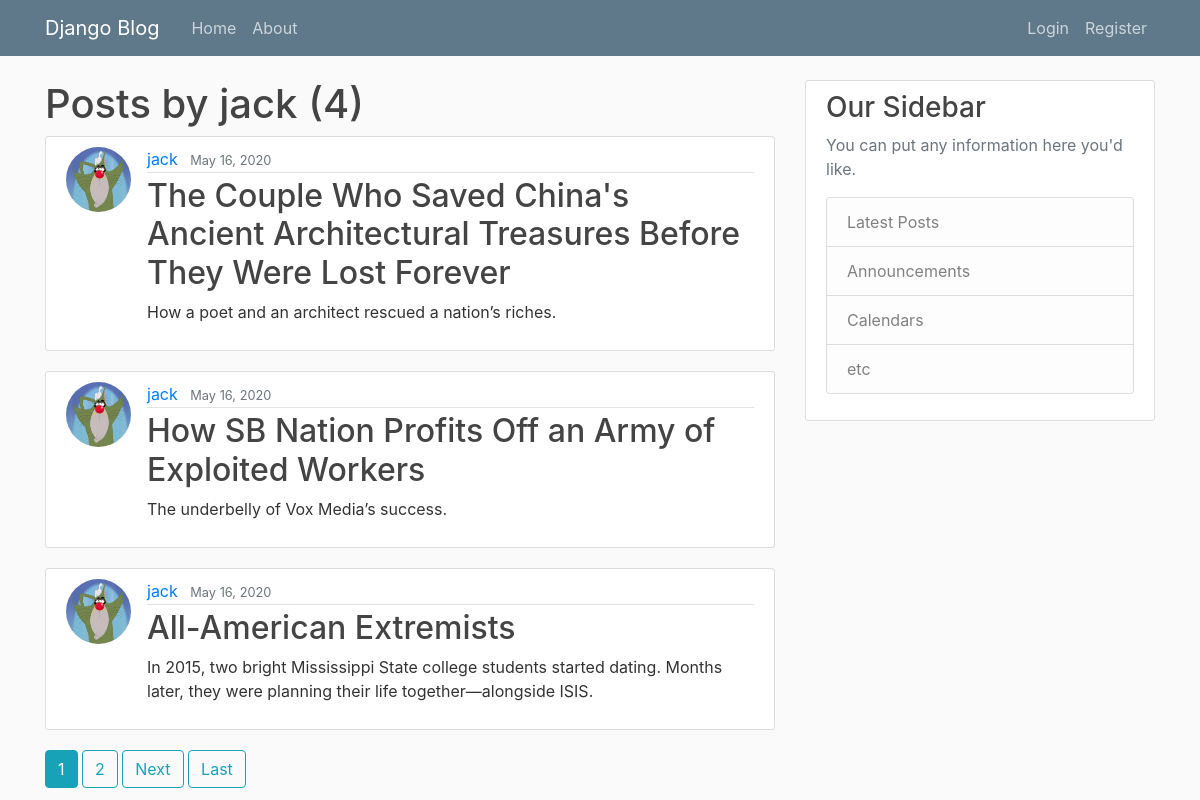
/user/jack/, run on the app's committed database.
### blog/models.py (models this page shows, shortened)
class Post(models.Model):
    title = models.CharField(max_length = 100)
    content = models.TextField()
    date_posted = models.DateTimeField(default=timezone.now)
    author = models.ForeignKey(User, on_delete = models.CASCADE)

### users/models.py (models this page shows, shortened)
class Profile(models.Model):
    user = models.OneToOneField(User, on_delete = models.CASCADE)
    image = models.ImageField(default = 'default.jpg', upload_to='profile_pics')

### blog/views.py (the view)
# urls.py: path('user/<str:username>/', UserPostListView.as_view(), name='user-posts'),
class UserPostListView(ListView):
    model = Post
    template_name = 'blog/user_posts.html'
    context_object_name = 'posts'
    paginate_by = 3
    def get_queryset(self):
        user = get_object_or_404(User, username = self.kwargs.get('username'))
        return Post.objects.filter(author = user).order_by('-date_posted')

### blog/templates/blog/user_posts.html (shortened to what this page needs)
{% extends 'blog/base.html' %}
{% block content %}
<h1>Posts by {{ view.kwargs.username }} ({{page_obj.paginator.count}})</h1>
{% for post in posts %}
<article class="media content-section">
  <img src="{{post.author.profile.image.url}}" alt="image here" class="rounded-circle article-img">
  <div class="media-body">
    <div class="article-metadata">
      <a class="mr-2" href="{% url 'user-posts' post.author.username %}">{{ post.author }}</a>
      <small class="text-muted">{{ post.date_posted|date:'F d, Y' }}</small>
    </div>
    <h2><a class="article-title" href="{% url 'post-detail' post.id %}">{{ post.title }}</a></h2>
    <p class="article-content">{{ post.content }}</p>
  </div>
</article>
{% endfor %}
{% if is_paginated %}
{% for num in page_obj.paginator.page_range %}
{% if page_obj.number == num %}
<a href="?page={{num}}" class="btn btn-info">{{num}}</a>
{% elif num > page_obj.number|add:'-3' and num < page_obj.number|add:'3' %}
<a href="?page={{num}}" class="btn btn-outline-info">{{num}}</a>
{% endif %}
{% endfor %}
{% if page_obj.has_next %}
<a href="?page={{page_obj.next_page_number}}" class="btn btn-outline-info">Next</a>
<a href="?page={{page_obj.paginator.num_pages}}" class="btn btn-outline-info">Last</a>
{% endif %}
{% endif %}
{% endblock %}

### blog/static/blog/style/main.css (style rules this page uses)
body { background: #fafafa; color: #333333; margin-top: 5rem; }
h1, h2, h3, h4, h5, h6 { color: #444444; }
.content-section { background: #ffffff; padding: 10px 20px; border: 1px solid #dddddd; border-radius: 3px; margin-bottom: 20px; }
.article-title { color: #444444; }
.article-content { white-space: pre-line; }
.article-img { height: 65px; width: 65px; margin-right: 16px; }
.article-metadata { padding-bottom: 1px; margin-bottom: 4px; border-bottom: 1px solid #e3e3e3 }

### data on the page
Post: author.profile.image (picture), author "jack", date_posted "May 16, 2020", title "The Couple Who Saved China's Ancient Architectural Treasures Before They Were Lost Forever", content "How a poet and an architect rescued a nation’s riches."
Post: author.profile.image (picture), author "jack", date_posted "May 16, 2020", title "How SB Nation Profits Off an Army of Exploited Workers", content "The underbelly of Vox Media’s success."
Post: author.profile.image (picture), author "jack", date_posted "May 16, 2020", title "All-American Extremists", content "In 2015, two bright Mississippi State college students started dating. Months later, they were planning their life together—alongside ISIS."

### other printed values
{{ view.kwargs.username }} "jack"
{{ page_obj.paginator.count }} "4"
{{ num }} "1"
{{ num }} "2"
